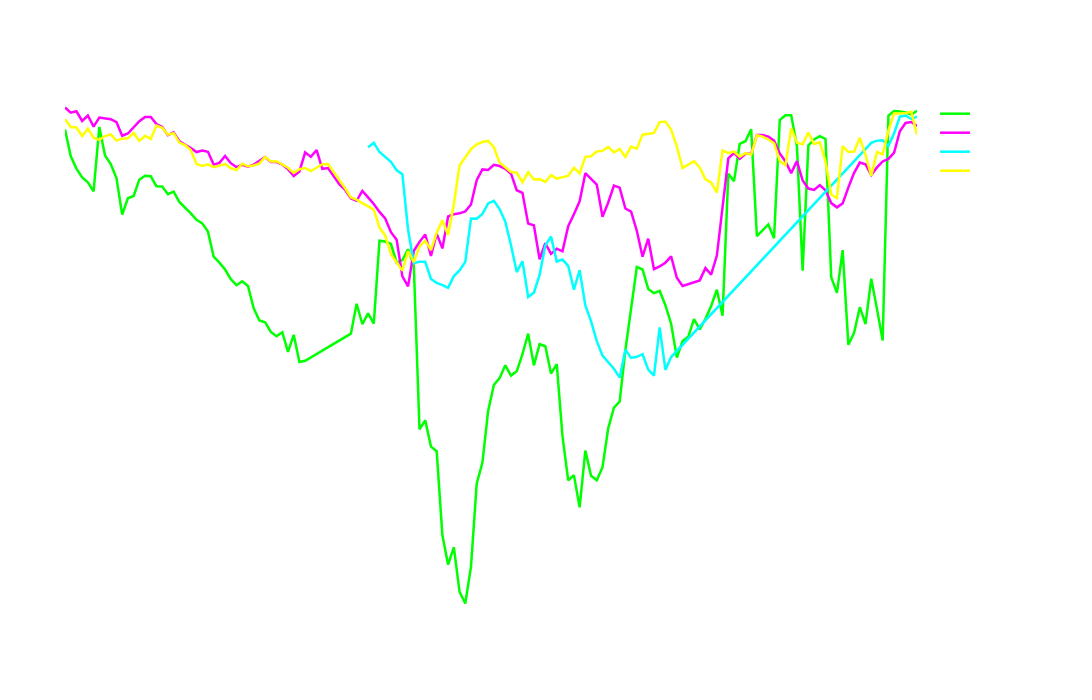

Write notebook code for a chart like this one.
### Code cell
# Create figure
fig = go.Figure()

# Custom neon color palette for better visibility on dark background
colors = [
    '#00ff00', '#ff00ff', '#00ffff', '#ffff00', '#ff3366',
    '#66ff33', '#ff6600', '#33ccff', '#ff99cc', '#99ff99'
]

# Add traces for each username
for idx, username in enumerate(constant_shillers):
    print(f"Fetching mindshare data for {username}...")
    try:
        mindshare = fetch_user_mindshare(username)
    except requests.exceptions.HTTPError as e:
        print(f"Error fetching data for {username}: {e}")
        continue
    except Exception as e:
        print(f"An unexpected error occurred: {e}")
        continue

    fig.add_trace(
        go.Scatter(
            x=mindshare['timestamp'],
            y=mindshare['rank'],
            name=username,
            mode='lines',
            line=dict(
                width=2.5,
                color=colors[idx % len(colors)],
            ),
            hovertemplate='Rank: %{y}<br>Date: %{x}<extra></extra>'
        )
    )

# Update layout with transparent background
fig.update_layout(
    title={
        'text': 'Mindshare Rankings Over Time',
        'font': {'size': 24, 'color': 'white'},
        'y': 0.95
    },
    plot_bgcolor='rgba(0,0,0,0)',
    paper_bgcolor='rgba(0,0,0,0)',
    yaxis_title='Rank',
    xaxis_title='Date',
    yaxis_autorange='reversed',
    height=700,
    width=1200,
    showlegend=True,
    legend=dict(
        font=dict(color='white', size=12),
        bgcolor='rgba(0,0,0,0)',
        bordercolor='rgba(255,255,255,0.2)',
        borderwidth=1,
        title=dict(text='Username', font=dict(color='white', size=14))
    ),
    hovermode='x unified',
    hoverlabel=dict(bgcolor='rgba(0,0,0,0.8)', font_size=12),
    xaxis=dict(
        showgrid=True,
        gridwidth=1,
        gridcolor='rgba(255,255,255,0.1)',
        tickfont=dict(color='white'),
        title_font=dict(color='white', size=14),
        showline=False,
        linewidth=2,
        linecolor='rgba(255,255,255,0.2)'
    ),
    yaxis=dict(
        showgrid=True,
        gridwidth=1,
        gridcolor='rgba(255,255,255,0.1)',
        tickfont=dict(color='white'),
        title_font=dict(color='white', size=14),
        showline=False,  # Remove the top line
        linewidth=2,
        linecolor='rgba(255,255,255,0.2)'
    )
)
# Add a subtle margin around the plot
fig.update_layout(margin=dict(l=60, r=30, t=80, b=60))

# Show the plot
fig.show()

### Figure 1 — Plotly figure (JSON) as saved in the notebook; plotly's stock layout.template omitted (floating-point values rounded to 4 significant figures; data arrays with more than 128 entries replaced by an {"elided": "..."} marker saying what was removed)
{"data": [{"hovertemplate": "Rank: %{y}<br>Date: %{x}<extra></extra>", "line": {"color": "#00ff00", "width": 2.5}, "mode": "lines", "name": "@HopiumPapi", "type": "scatter", "x": {"elided": "143 str values"}, "y": {"elided": "143 int values"}}, {"hovertemplate": "Rank: %{y}<br>Date: %{x}<extra></extra>", "line": {"color": "#ff00ff", "width": 2.5}, "mode": "lines", "name": "@JakeGagain", "type": "scatter", "x": {"elided": "150 str values"}, "y": {"elided": "150 int values"}}, {"hovertemplate": "Rank: %{y}<br>Date: %{x}<extra></extra>", "line": {"color": "#00ffff", "width": 2.5}, "mode": "lines", "name": "@cryptobeastreal", "type": "scatter", "x": ["2025-01-23T00:00:00", "2025-01-24T00:00:00", "2025-01-25T00:00:00", "2025-01-26T00:00:00", "2025-01-27T00:00:00", "2025-01-28T00:00:00", "2025-01-29T00:00:00", "2025-01-30T00:00:00", "2025-01-31T00:00:00", "2025-02-01T00:00:00", "2025-02-02T00:00:00", "2025-02-03T00:00:00", "2025-02-04T00:00:00", "2025-02-05T00:00:00", "2025-02-06T00:00:00", "2025-02-07T00:00:00", "2025-02-08T00:00:00", "2025-02-09T00:00:00", "2025-02-10T00:00:00", "2025-02-11T00:00:00", "2025-02-12T00:00:00", "2025-02-13T00:00:00", "2025-02-14T00:00:00", "2025-02-15T00:00:00", "2025-02-16T00:00:00", "2025-02-17T00:00:00", "2025-02-18T00:00:00", "2025-02-19T00:00:00", "2025-02-20T00:00:00", "2025-02-21T00:00:00", "2025-02-22T00:00:00", "2025-02-23T00:00:00", "2025-02-24T00:00:00", "2025-02-25T00:00:00", "2025-02-26T00:00:00", "2025-02-27T00:00:00", "2025-02-28T00:00:00", "2025-03-01T00:00:00", "2025-03-02T00:00:00", "2025-03-03T00:00:00", "2025-03-04T00:00:00", "2025-03-05T00:00:00", "2025-03-06T00:00:00", "2025-03-07T00:00:00", "2025-03-08T00:00:00", "2025-03-09T00:00:00", "2025-03-10T00:00:00", "2025-03-11T00:00:00", "2025-03-12T00:00:00", "2025-03-13T00:00:00", "2025-03-14T00:00:00", "2025-03-15T00:00:00", "2025-03-16T00:00:00", "2025-03-17T00:00:00", "2025-04-21T00:00:00", "2025-04-22T00:00:00", "2025-04-23T00:00:00", "2025-04-24T00:00:00", "2025-04-25T00:00:00", "2025-04-26T00:00:00", "2025-04-27T00:00:00", "2025-04-28T00:00:00", "2025-04-29T00:00:00"], "y": [147, 132, 164, 182, 198, 228, 242, 437, 553, 549, 549, 609, 623, 631, 640, 599, 579, 549, 397, 398, 381, 344, 335, 364, 408, 491, 585, 547, 672, 657, 595, 492, 460, 548, 541, 563, 647, 578, 702, 758, 827, 878, 900, 924, 955, 857, 886, 882, 873, 927, 948, 779, 928, 883, 132, 124, 123, 143, 98, 40, 36, 48, 40]}, {"hovertemplate": "Rank: %{y}<br>Date: %{x}<extra></extra>", "line": {"color": "#ffff00", "width": 2.5}, "mode": "lines", "name": "@shahh", "type": "scatter", "x": {"elided": "150 str values"}, "y": {"elided": "150 int values"}}], "layout": {"height": 700, "hoverlabel": {"bgcolor": "rgba(0,0,0,0.8)", "font": {"size": 12}}, "hovermode": "x unified", "legend": {"bgcolor": "rgba(0,0,0,0)", "bordercolor": "rgba(255,255,255,0.2)", "borderwidth": 1, "font": {"color": "white", "size": 12}, "title": {"font": {"color": "white", "size": 14}, "text": "Username"}}, "margin": {"b": 60, "l": 60, "r": 30, "t": 80}, "paper_bgcolor": "rgba(0,0,0,0)", "plot_bgcolor": "rgba(0,0,0,0)", "showlegend": true, "title": {"font": {"color": "white", "size": 24}, "text": "Mindshare Rankings Over Time", "y": 0.95}, "width": 1200, "xaxis": {"gridcolor": "rgba(255,255,255,0.1)", "gridwidth": 1, "linecolor": "rgba(255,255,255,0.2)", "linewidth": 2, "showgrid": true, "showline": false, "tickfont": {"color": "white"}, "title": {"font": {"color": "white", "size": 14}, "text": "Date"}}, "yaxis": {"autorange": "reversed", "gridcolor": "rgba(255,255,255,0.1)", "gridwidth": 1, "linecolor": "rgba(255,255,255,0.2)", "linewidth": 2, "showgrid": true, "showline": false, "tickfont": {"color": "white"}, "title": {"font": {"color": "white", "size": 14}, "text": "Rank"}}}}
